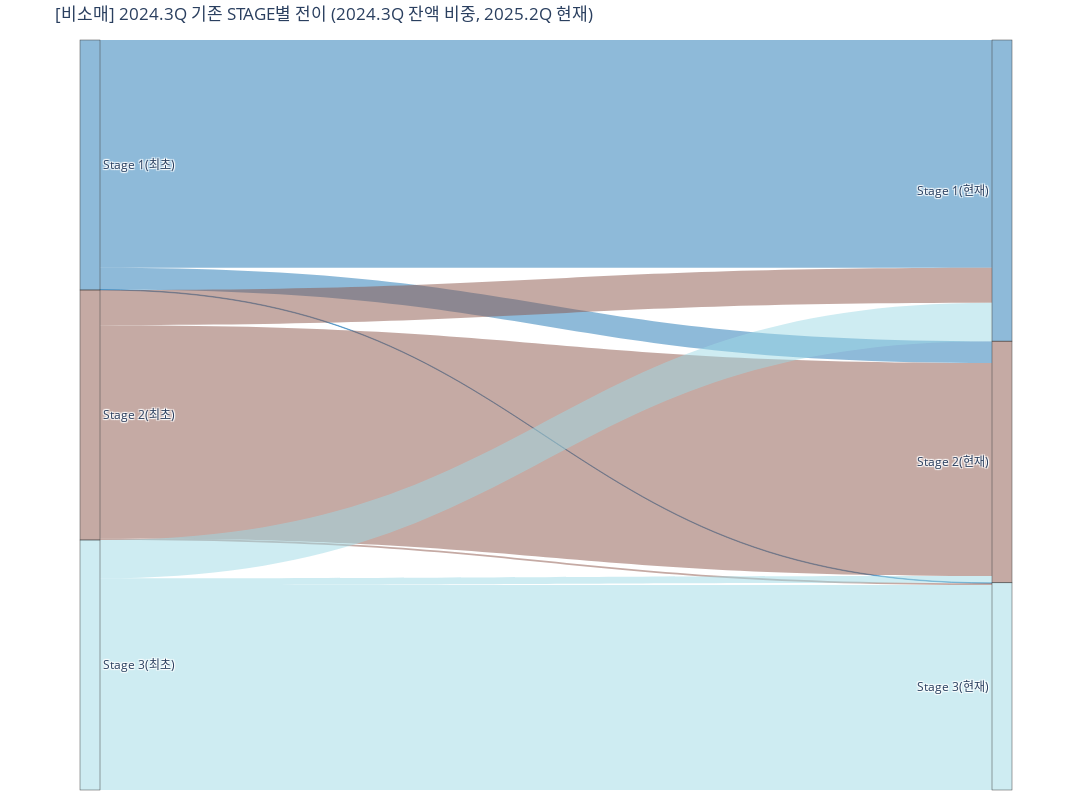

Notebook code for this chart:
### Markdown cell above
##### 비소매

### Code cell
# 비소매
dic_cat_src = {}
i = 0
for x in stmap_nrtl['24Q3_STAGE'].unique().tolist():
    dic_cat_src[x] = i
    i += 1
dic_cat_tgt = {}
i = len(dic_cat_src)
for x in stmap_nrtl['25Q2_STAGE'].unique().tolist():
    dic_cat_tgt[x] = i
    i += 1
stmap_nrtl['source'] = stmap_nrtl['24Q3_STAGE'].map(dic_cat_src)
stmap_nrtl['target'] = stmap_nrtl['25Q2_STAGE'].map(dic_cat_tgt)

# Colors of nodes and links
source_uniq = stmap_nrtl['source_label'].unique().tolist()
target_uniq = stmap_nrtl['target_label'].unique().tolist()
color_map = stmap_nrtl.groupby('24Q3_STAGE')['c_color'].unique().apply(lambda x: x[0]).reset_index()
color_map['source_label'] = stmap_nrtl.groupby('24Q3_STAGE')['source_label'].unique().apply(lambda x: x[0]).tolist()
color_node = [color_map.loc[color_map['source_label']==x,'c_color'].tolist()[0] for x in source_uniq]+[color_map.loc[color_map['24Q3_STAGE']==x.replace('(현재)',''),'c_color'].tolist()[0] for x in target_uniq]
color_link = stmap_nrtl['c_color'].tolist()

# Set sankey arguments
label = stmap_nrtl['source_label'].unique().tolist()+stmap_nrtl['target_label'].unique().tolist()
source = stmap_nrtl['source'].tolist()
target = stmap_nrtl['target'].tolist()
values = (stmap_nrtl['STAGE별비중']*100).tolist()

link = dict(source=source, target=target, value=values, color=color_link)
node = dict(label=label, pad=0, thickness=20, color=color_node)
data = go.Sankey(link=link, node=node, valueformat='.2f', valuesuffix='%', arrangement='snap')

# Draw sankey plot
fig = go.Figure(data)
fig.update_layout(title_text="[비소매] 2024.3Q 기존 STAGE별 전이 (2024.3Q 잔액 비중, 2025.2Q 현재)", margin=dict(b=10, t=40, pad=0), autosize=False, width=1200, height=800)
fig.show()
fig.write_html(rf'부산은행 DA\Result\{ver}\비소매_Stage_기존_전이_비중.html')
fig.write_image(rf'부산은행 DA\Result\{ver}\비소매_Stage_기존_전이_비중.png', engine='kaleido')

# link = dict(source=source, target=target, value=values_bl, color=color_link)
# node = dict(label=label, pad=0, thickness=20)
# data = go.Sankey(link=link, node=node, valueformat=',.0f', valuesuffix='십억원', arrangement='snap')

# fig = go.Figure(data)
# fig.update_layout(title_text="[비소매] 2024.3Q 기존 STAGE별 전이 (2024.3Q 대출잔액, 2025.2Q 현재)", margin=dict(b=10, t=40, pad=0), autosize=False, width=1200, height=800)
# fig.show()
# fig.write_html(r'부산은행 DA\Result\Power BI\비소매_Stage_기존_전이_잔액.html')
# fig.write_image(r'부산은행 DA\Result\Power BI\비소매_Stage_기존_전이_잔액.png', engine='kaleido')

### Figure 1 — Plotly figure (JSON) as saved in the notebook; plotly's stock layout.template omitted (floating-point values rounded to 4 significant figures)
{"data": [{"arrangement": "snap", "link": {"color": ["rgba(0.12156862745098039,0.4666666666666667,0.7058823529411765,.5)", "rgba(0.12156862745098039,0.4666666666666667,0.7058823529411765,.5)", "rgba(0.12156862745098039,0.4666666666666667,0.7058823529411765,.5)", "rgba(0.5490196078431373,0.33725490196078434,0.29411764705882354,.5)", "rgba(0.5490196078431373,0.33725490196078434,0.29411764705882354,.5)", "rgba(0.5490196078431373,0.33725490196078434,0.29411764705882354,.5)", "rgba(0.6196078431372549,0.8549019607843137,0.8980392156862745,.5)", "rgba(0.6196078431372549,0.8549019607843137,0.8980392156862745,.5)", "rgba(0.6196078431372549,0.8549019607843137,0.8980392156862745,.5)"], "source": [0, 0, 0, 1, 1, 1, 2, 2, 2], "target": [3, 4, 5, 3, 4, 5, 3, 4, 5], "value": [91.05, 8.747, 0.2026, 14.09, 85.19, 0.712, 15.32, 2.713, 81.97]}, "node": {"color": ["rgba(0.12156862745098039,0.4666666666666667,0.7058823529411765,.5)", "rgba(0.5490196078431373,0.33725490196078434,0.29411764705882354,.5)", "rgba(0.6196078431372549,0.8549019607843137,0.8980392156862745,.5)", "rgba(0.12156862745098039,0.4666666666666667,0.7058823529411765,.5)", "rgba(0.5490196078431373,0.33725490196078434,0.29411764705882354,.5)", "rgba(0.6196078431372549,0.8549019607843137,0.8980392156862745,.5)"], "label": ["Stage 1(최초)", "Stage 2(최초)", "Stage 3(최초)", "Stage 1(현재)", "Stage 2(현재)", "Stage 3(현재)"], "pad": 0, "thickness": 20}, "type": "sankey", "valueformat": ".2f", "valuesuffix": "%"}], "layout": {"autosize": false, "height": 800, "margin": {"b": 10, "pad": 0, "t": 40}, "title": {"text": "[비소매] 2024.3Q 기존 STAGE별 전이 (2024.3Q 잔액 비중, 2025.2Q 현재)"}, "width": 1200}}
